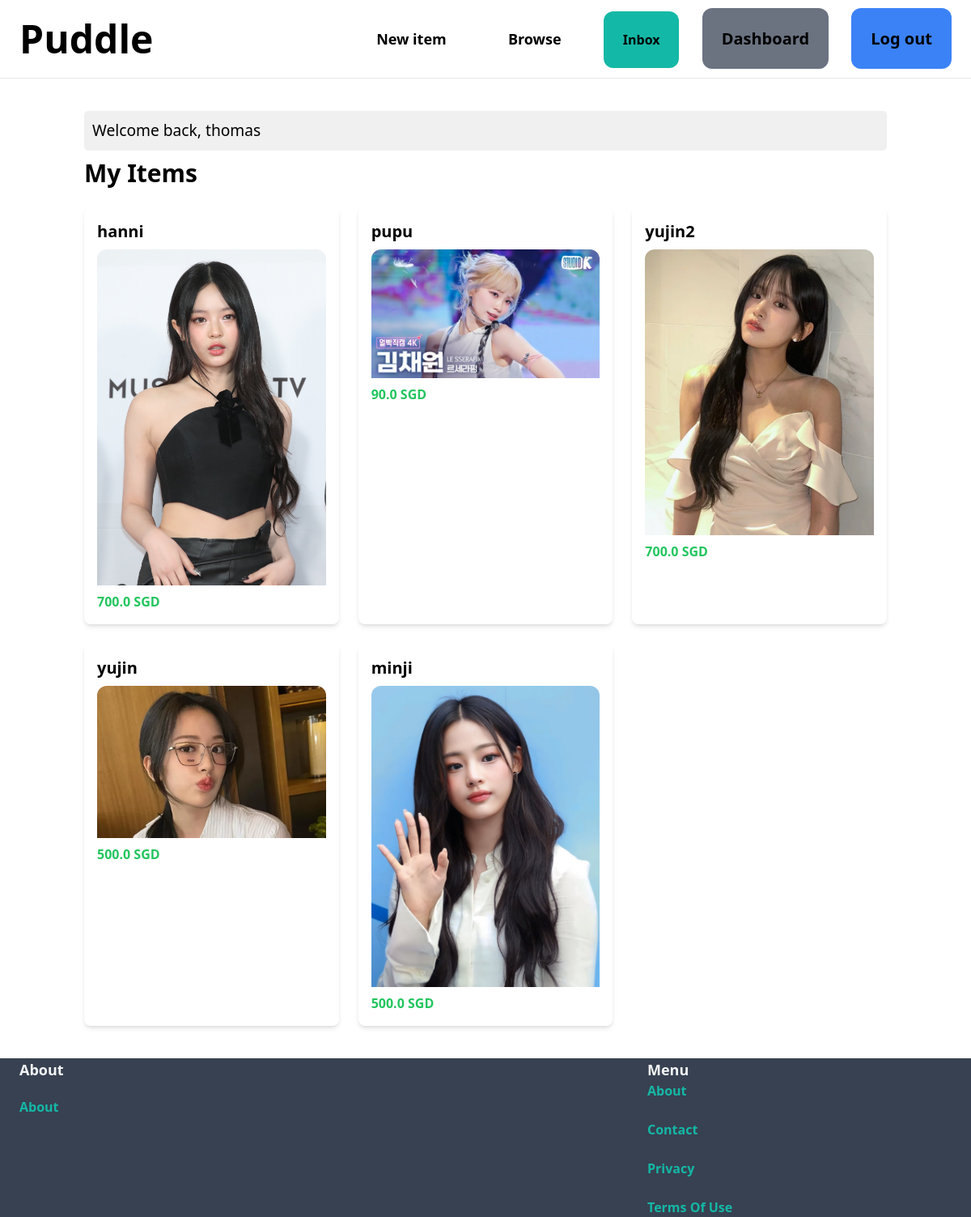
Page /dashboard/Dashboard (signed in) on the committed database.
### item/models.py (models this page shows, shortened)
class Item(models.Model):
    Category=models.ForeignKey(Category,related_name="items",on_delete=models.CASCADE)
    name=models.CharField(max_length=255)
    image=models.ImageField(blank=True,null=True)
    description=models.TextField(blank=True,null=True)
    price=models.FloatField()
    is_sold=models.BooleanField()
    created_by=models.ForeignKey(User,related_name="items",on_delete=models.CASCADE)
    created_at=models.DateTimeField(auto_now_add=True)
    class Meta:
        ordering=("Category","name","description","price","is_sold","created_by","created_at")
        verbose_name_plural="Items"

### Dashboard/views.py (the view)
# urls.py: urlpatterns=[path('Dashboard', Dashboard, name="dash"), ]
@login_required
def Dashboard(req):
    Catergories=Category.objects.all()
    Items=Item.objects.all()
    return render(req,"Dashboard/Dashboard.html",{'Categories':Catergories,'Items':Items})

### Dashboard/templates/Dashboard/Dashboard.html (shortened to what this page needs)
{% extends 'core/base.html' %}
{% block content %}
    <div class="container mx-auto p-4">
        {% if user.is_authenticated %}
<div style="background-color: #f0f0f0; padding: 10px; border-radius: 5px; margin-bottom: 10px; font-size: larger;">
    <h1>Welcome back, {{ user.username }}</h1>
</div>
{% endif %}
        <h1 class="text-3xl font-bold mb-6">My Items</h1>
        <div class="grid grid-cols-1 sm:grid-cols-2 md:grid-cols-3 gap-6">
            {% for item in Items %}
                <div class="bg-white rounded-lg shadow-md overflow-hidden">
                    <div class="p-4">
                        <h2 class="text-xl font-semibold mb-2">{{ item.name }}</h2>
                        <a href="{% url 'item:details' item.id %}">
                            <div class="flex justify-center">
                                {% if item.image.url %}
                                <img src="{{ item.image.url }}" alt="{{ item.name }}" class="object-cover rounded-t-xl">
                                {% endif %}
                            </div>
                        </a>
                        <h3 class="text-green-500 font-bold mt-2">{{ item.price }} SGD</h3>
                    </div>
                </div>
            {% endfor %}
        </div>
    </div>
{% endblock %}

### rows in the picture
Item: name "hanni", image (picture), price "700.0"
Item: name "pupu", image (picture), price "90.0"
Item: name "yujin2", image (picture), price "700.0"
Item: name "yujin", image (picture), price "500.0"
Item: name "minji", image (picture), price "500.0"

### other values in the picture
{{ user.username }} "thomas"
